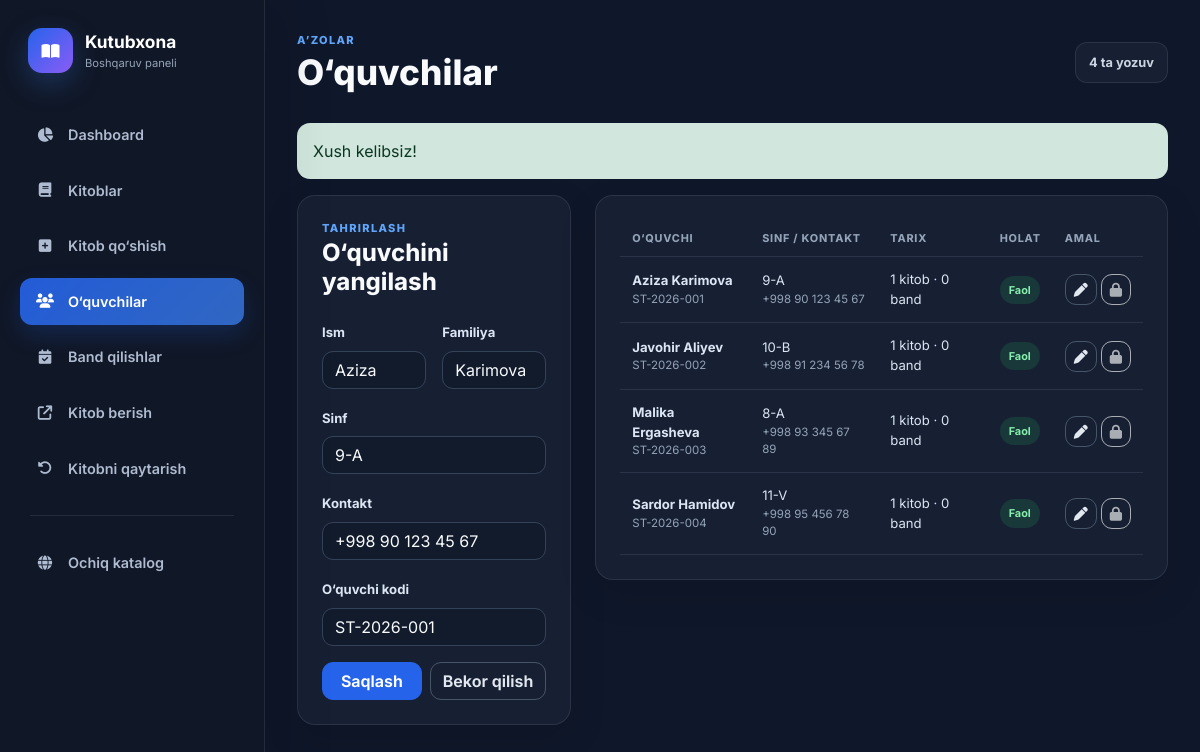
Page /library-app/admin/students.php?edit=1 (signed in) on the committed database.
### tables this page shows
CREATE TABLE students (
    id INT UNSIGNED AUTO_INCREMENT PRIMARY KEY,
    user_id BIGINT UNSIGNED DEFAULT NULL UNIQUE,
    first_name VARCHAR(80) NOT NULL,
    last_name VARCHAR(80) NOT NULL,
    full_name VARCHAR(180) NOT NULL,
    class_name VARCHAR(50) NOT NULL,
    phone VARCHAR(100) DEFAULT NULL,
    student_code VARCHAR(50) NOT NULL UNIQUE,
    is_active TINYINT(1) NOT NULL DEFAULT 1,
    created_at TIMESTAMP NOT NULL DEFAULT CURRENT_TIMESTAMP,
    updated_at TIMESTAMP NOT NULL DEFAULT CURRENT_TIMESTAMP ON UPDATE CURRENT_TIMESTAMP,
    CONSTRAINT fk_students_user FOREIGN KEY (user_id) REFERENCES users(id) ON UPDATE CASCADE ON DELETE SET NULL,
    INDEX idx_students_person_name (last_name, first_name), INDEX idx_students_class (class_name), INDEX idx_students_active (is_active)
);

### library-app/config/db.php (called while the page is built, shortened)
<?php
function e($value): string
{
    return htmlspecialchars(
        (string) $value,
        ENT_QUOTES | ENT_SUBSTITUTE,
        'UTF-8',
        false
    );
}
function get_flash(): ?array
{
    $flash = $_SESSION['flash'];
    return $flash;
}
require_once dirname(__DIR__) . '/includes/feature_helpers.php';

### library-app/admin/students.php (the view, shortened to what this page needs)
<?php
require_once dirname(__DIR__) . '/config/db.php';
$editId = filter_input(INPUT_GET, 'edit', FILTER_VALIDATE_INT) ?: 0;
$form = ['first_name' => '', 'last_name' => '', 'class_name' => '', 'phone' => '', 'student_code' => ''];
if ($editId > 0 && $_SERVER['REQUEST_METHOD'] !== 'POST') {
    $statement = $pdo->prepare('SELECT first_name,last_name,class_name,phone,student_code FROM students WHERE id=:id');
    $statement->execute(['id' => $editId]);
    $found = $statement->fetch();
    if ($found) $form = $found;
}
$statement = $pdo->prepare('SELECT s.*, (SELECT COUNT(*) FROM borrow_transactions bt WHERE bt.student_id=s.id) loan_count, (SELECT COUNT(*) FROM reservations r WHERE r.student_id=s.id) reservation_count FROM students s ORDER BY s.is_active DESC,s.first_name,s.last_name');
$statement->execute();
$students = $statement->fetchAll();
$flash = get_flash();
?>
<!doctype html><html lang="uz"><head><meta charset="utf-8"><meta name="viewport" content="width=device-width,initial-scale=1"><title>O‘quvchilar — <?= e(APP_NAME) ?></title><link rel="stylesheet" href="https://cdn.jsdelivr.net/npm/bootstrap@5.3.3/dist/css/bootstrap.min.css"><link rel="stylesheet" href="https://cdnjs.cloudflare.com/ajax/libs/font-awesome/6.5.2/css/all.min.css"><link rel="stylesheet" href="<?= e(APP_URL) ?>/assets/css/admin.css"></head><body class="admin-body"><div class="admin-layout"><aside class="admin-sidebar"><a class="admin-brand" href="<?= e(APP_URL) ?>/admin/index.php"><span><i class="fa-solid fa-book-open"></i></span><div><strong>Kutubxona</strong><small>Boshqaruv paneli</small></div></a><?= library_feature_admin_nav('students') ?></aside><main class="admin-main"><header class="admin-topbar"><button class="sidebar-toggle" type="button" data-sidebar-toggle><i class="fa-solid fa-bars"></i></button><div><p class="admin-eyebrow">A’zolar</p><h1>O‘quvchilar</h1></div><span class="active-counter"><?= count($students) ?> ta yozuv</span></header>
<?php if ($flash): ?><div class="alert alert-<?= e($flash['type']) ?>"><?= e($flash['message']) ?></div><?php endif; ?>
<div class="row g-4"><div class="col-xl-4"><section class="admin-panel"><div class="panel-heading"><div><p class="admin-eyebrow"><?= $editId ? 'Tahrirlash' : 'Yangi yozuv' ?></p><h2 class="h4"><?= $editId ? 'O‘quvchini yangilash' : 'O‘quvchi qo‘shish' ?></h2></div></div><form class="admin-form" method="post"><input type="hidden" name="csrf_token" value="<?= e(csrf_token()) ?>"><input type="hidden" name="action" value="save"><input type="hidden" name="id" value="<?= $editId ?>"><div class="row g-3"><div class="col-sm-6"><label class="form-label" for="first_name">Ism</label><input class="form-control" id="first_name" name="first_name" value="<?= e($form['first_name']) ?>" required></div><div class="col-sm-6"><label class="form-label" for="last_name">Familiya</label><input class="form-control" id="last_name" name="last_name" value="<?= e($form['last_name']) ?>" required></div><div class="col-12"><label class="form-label" for="class_name">Sinf</label><input class="form-control" id="class_name" name="class_name" value="<?= e($form['class_name']) ?>" required></div><div class="col-12"><label class="form-label" for="phone">Kontakt</label><input class="form-control" id="phone" name="phone" value="<?= e($form['phone']) ?>" maxlength="100" required></div><div class="col-12"><label class="form-label" for="student_code">O‘quvchi kodi</label><input class="form-control" id="student_code" name="student_code" value="<?= e($form['student_code']) ?>" placeholder="Bo‘sh qolsa avtomatik"></div><div class="col-12 d-flex gap-2"><button class="btn btn-primary flex-grow-1" type="submit">Saqlash</button><?php if ($editId): ?><a class="btn btn-outline-light" href="<?= e(APP_URL) ?>/admin/students.php">Bekor qilish</a><?php endif; ?></div></div></form></section></div>
<div class="col-xl-8"><section class="admin-panel"><div class="table-responsive"><table class="table admin-table align-middle"><thead><tr><th>O‘quvchi</th><th>Sinf / kontakt</th><th>Tarix</th><th>Holat</th><th>Amal</th></tr></thead><tbody><?php foreach ($students as $student): ?><tr><td><strong><?= e($student['first_name'] . ' ' . $student['last_name']) ?></strong><small class="d-block"><?= e($student['student_code']) ?></small></td><td><?= e($student['class_name']) ?><small class="d-block"><?= e($student['phone'] ?: 'Kontakt yo‘q') ?></small></td><td><?= (int)$student['loan_count'] ?> kitob · <?= (int)$student['reservation_count'] ?> band</td><td><span class="status-pill <?= (int)$student['is_active'] ? 'status-returned' : 'status-overdue' ?>"><?= (int)$student['is_active'] ? 'Faol' : 'Arxiv' ?></span></td><td><div class="d-flex gap-1"><a class="btn btn-sm btn-outline-light" href="?edit=<?= (int)$student['id'] ?>" aria-label="O‘quvchini tahrirlash"><i class="fa-solid fa-pen"></i></a><?php if (!(int)$student['is_active']): ?><form method="post"><input type="hidden" name="csrf_token" value="<?= e(csrf_token()) ?>"><input type="hidden" name="id" value="<?= (int)$student['id'] ?>"><input type="hidden" name="action" value="restore"><button class="btn btn-sm btn-outline-success" type="submit" data-confirm-action="O‘quvchini qayta faollashtirasizmi?" aria-label="Qayta faollashtirish"><i class="fa-solid fa-rotate-left"></i></button></form><?php elseif ((int)$student['loan_count'] + (int)$student['reservation_count'] > 0): ?><span class="btn btn-sm btn-outline-light disabled" title="Tarixga bog‘langan yozuv himoyalangan" aria-label="Tarixga bog‘langan yozuv"><i class="fa-solid fa-lock"></i></span><?php endif; ?></div></td></tr><?php endforeach; ?></tbody></table></div></section></div></div></main></div></body></html>

### library-app/assets/css/admin.css (style rules this page uses)
:root { --admin-bg: #0f172a; --admin-sidebar: #111827; --admin-panel: #172033; --admin-panel-soft: #1e293b; --admin-line: rgba(148, 163, 184, .15); --admin-text: #f8fafc; --admin-muted: #94a3b8; --admin-primary: #3b82f6; --admin-green: #22c55e; --admin-red: #ef4444; --admin-violet: #8b5cf6; }
* { box-sizing: border-box; }
body.admin-body { min-height: 100vh; margin: 0; color: var(--admin-text); background: var(--admin-bg); font-family: 'Inter', system-ui, sans-serif; -webkit-font-smoothing: antialiased; }
a { text-decoration: none; }
.admin-layout { display: flex; min-height: 100vh; }
.admin-sidebar { position: fixed; z-index: 1050; top: 0; bottom: 0; left: 0; display: flex; width: 265px; flex-direction: column; padding: 28px 20px; border-right: 1px solid var(--admin-line); background: rgba(17, 24, 39, .98); box-shadow: 18px 0 50px rgba(0, 0, 0, .12); }
.admin-brand { display: flex; align-items: center; gap: 12px; margin: 0 8px 38px; color: #fff; }
.admin-brand > span { display: grid; width: 45px; height: 45px; place-items: center; border-radius: 14px; background: linear-gradient(135deg, #2563eb, #8b5cf6); box-shadow: 0 10px 30px rgba(59, 130, 246, .28); }
.admin-brand strong, .admin-brand small { display: block; }
.admin-brand strong { font-size: 1.08rem; }
.admin-brand small { color: var(--admin-muted); font-size: .7rem; }
.admin-main { width: calc(100% - 265px); min-width: 0; margin-left: 265px; padding: 32px; }
.admin-topbar { display: flex; align-items: center; justify-content: space-between; gap: 20px; margin-bottom: 30px; }
.admin-topbar h1 { margin: 2px 0 0; font-size: clamp(1.55rem, 3vw, 2.2rem); font-weight: 800; }
.admin-eyebrow { margin: 0; color: #60a5fa; font-size: .69rem; font-weight: 800; letter-spacing: .12em; text-transform: uppercase; }
.btn { border-radius: 11px; font-weight: 650; }
.btn-primary { border-color: #2563eb; background: #2563eb; }
.btn-outline-light { border-color: #475569; color: #e2e8f0; }
.alert { border: 0; border-radius: 13px; }
.quick-actions, .admin-panel { border: 1px solid var(--admin-line); border-radius: 18px; background: var(--admin-panel); box-shadow: 0 14px 38px rgba(0,0,0,.1); }
.admin-panel { padding: 24px; }
.panel-heading { display: flex; align-items: center; justify-content: space-between; gap: 15px; margin-bottom: 22px; }
.panel-heading h2 { margin: 3px 0 0; font-weight: 750; }
.admin-table { --bs-table-bg: transparent; --bs-table-color: #dbe5f3; --bs-table-border-color: var(--admin-line); margin: 0; }
.admin-table thead th { padding: 10px 12px; border-bottom-width: 1px; color: var(--admin-muted); font-size: .68rem; font-weight: 750; letter-spacing: .07em; text-transform: uppercase; white-space: nowrap; }
.admin-table tbody td { padding: 13px 12px; font-size: .82rem; }
.admin-table small { color: var(--admin-muted); }
.dark-badge, .status-pill { display: inline-block; padding: 6px 9px; border-radius: 999px; font-size: .68rem; font-weight: 700; }
.status-returned { color: #4ade80; }
.status-pill.status-returned { color: #86efac; background: rgba(34,197,94,.14); }
.admin-form .form-label { color: #dbe5f3; font-size: .82rem; font-weight: 700; }
.admin-form .form-control, .admin-form .form-select { border-color: #344258; color: #f8fafc; background-color: #111b2c; border-radius: 11px; }
.admin-form .form-control::placeholder { color: #64748b; }
.active-counter { display: inline-flex; align-items: center; gap: 8px; padding: 10px 13px; border: 1px solid var(--admin-line); border-radius: 12px; color: #cbd5e1; background: var(--admin-panel); font-size: .8rem; font-weight: 700; }

### rows in the picture
students: first_name "Aziza", last_name "Karimova", class_name "9-A", phone "+998 90 123 45 67", student_code "ST-2026-001", first_name+last_name "Aziza Karimova", loan_count "1", reservation_count "0", is_active "Faol"
students: first_name+last_name "Javohir Aliyev", student_code "ST-2026-002", class_name "10-B", phone "+998 91 234 56 78", loan_count "1", reservation_count "0", is_active "Faol"
students: first_name+last_name "Malika Ergasheva", student_code "ST-2026-003", class_name "8-A", phone "+998 93 345 67 89", loan_count "1", reservation_count "0", is_active "Faol"
students: first_name+last_name "Sardor Hamidov", student_code "ST-2026-004", class_name "11-V", phone "+998 95 456 78 90", loan_count "1", reservation_count "0", is_active "Faol"

### other values in the picture
$item[2] "Dashboard"
$item[2] "Kitoblar"
$item[2] "Kitob qo‘shish"
$item[2] "O‘quvchilar"
$item[2] "Band qilishlar"
$item[2] "Kitob berish"
$item[2] "Kitobni qaytarish"
count($students) "4"
$flash['message'] "Xush kelibsiz!"
